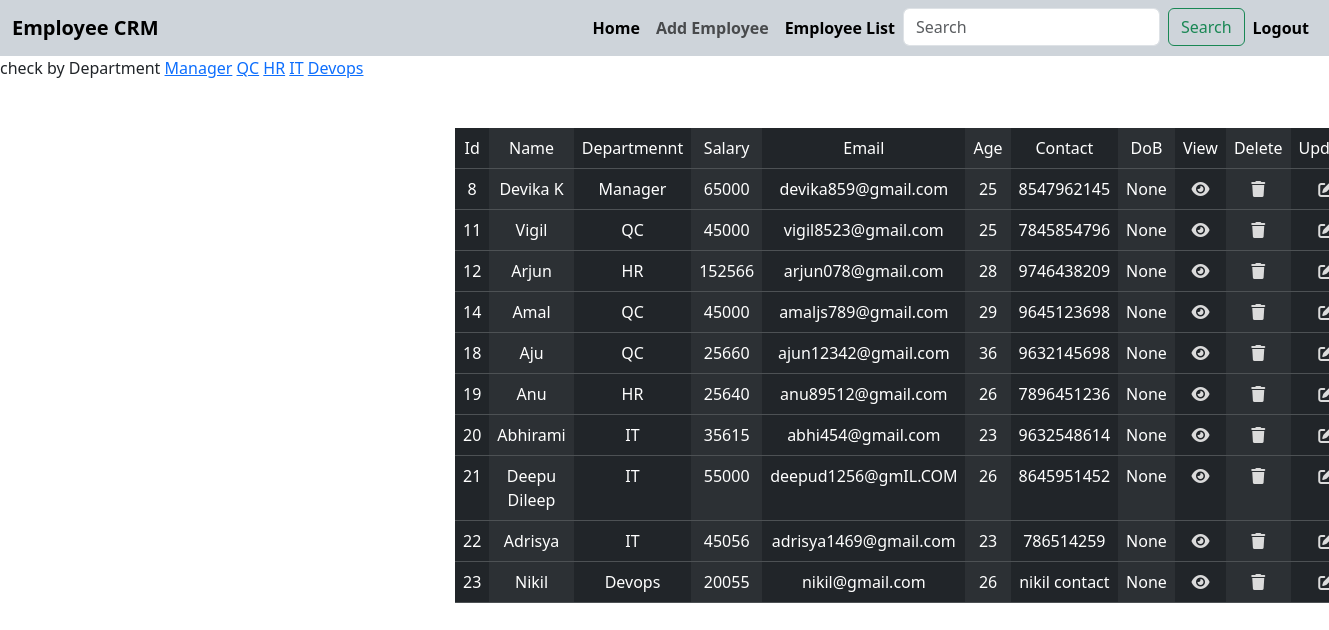
Screenshot of /employee/all (signed in) with the database file from the repository.
### crm/models.py (models this page shows, shortened)
class Employee(models.Model):
    name=models.CharField(max_length=100)
    department=models.CharField(max_length=100)
    salary=models.PositiveIntegerField()
    email=models.EmailField(unique=True)
    age=models.PositiveIntegerField()
    contact=models.CharField(max_length=200,null=True)
    profile_photo=models.ImageField(upload_to="images",null=True,blank=True)
    dob=models.DateField(null=True,blank=True)

### crm/views.py (the view, shortened to what this page needs)
# urls.py: path('employee/all',views.EmployeeListView.as_view(),name="emplist"),
@method_decorator(signin_required,name="dispatch")
class EmployeeListView(View):
    def get(self,request,*args,**kwargs):
        qs=Employee.objects.all()
        department=Employee.objects.all().values_list("department",flat=True).distinct()
        print(department)
        if "department"  in request.GET:
            dept=request.GET.get("department")
            qs=qs.filter(department__iexact=dept)
        return render(request,"emplist.html",{"data":qs,"department":department})

### crm/views.py (called while the page is built)
def signin_required(fn):
    def wrapper(request,*args,**kwargs):
        if not request.user.is_authenticated:
            messages.error(request,"invalid session")
            return redirect("login")
        else:
            return fn(request,*args,**kwargs)
    return wrapper

### crm/templates/emplist.html
{%extends 'base.html'%}
{%block body_block%}
<div>
    check by Department
    {%for dep in department%}
    <a href="{%url 'emplist'%}?department={{dep}}">{{dep}}</a>
    {%endfor%}
</div>
<section class="emp_list">
    <div class="employe_add">
        <div class="container-fluid text-center">
            <div class="row mt-5 ">
                <div class="col-4"></div>
                <div class="col-4">
                    <table class="table table-dark  table-striped-columns">
           <tr>
                            <td>Id</td>
                            <td>Name</td>
                            <td>Departmennt</td>
                            <td>Salary</td>
                            <td>Email</td>
                            <td>Age</td>
                            <td>Contact</td>
                            <td>DoB</td>
                            <td> View </td>
                            <td> Delete </td>
                            <td>Update</td>
                        </tr>
                        {%for empdata in data%}
                        <tr>
                            <td>{{empdata.id}}</td>
                            <td>{{empdata.name}}</td>
                            <td>{{empdata.department}}</td>
                            <td>{{empdata.salary}}</td>
                            <td>{{empdata.email}}</td>
                            <td>{{empdata.age}}</td>
                            <td>{{empdata.contact}}</td>
                            <td>{{empdata.dob}}</td>
                            <div>
                                <td>
                                    <a href="{%url 'empdetail' empdata.id%}"><i class="fa-solid fa-eye" style="color: #dbdbdb;"></i></a>
                                </td>
                                <td>
                                    <a href="{%url 'deleteemp' empdata.id%}"><i class="fa-solid fa-trash" style="color: #dbdbdb;"></i></a>
                                </td>
                                <td>
                                    <a href="{%url 'updateemp' empdata.id%}"><i class="fa-solid fa-pen-to-square" style="color: #dbdbdb;"></i></a>
                                </td>
                            </div>
                        </tr>
                        {%endfor%}
                    </table>
                </div>
            </div>
        </div>
    </div>
    {%endblock%}

### crm/templates/base.html (shortened to what this page needs)
<!DOCTYPE html>
{%load static%}
<html lang="en">
<head>
    <link href="https://cdn.jsdelivr.net/npm/bootstrap@5.3.2/dist/css/bootstrap.min.css" rel="stylesheet"
>
    <link rel="stylesheet" href="https://cdnjs.cloudflare.com/ajax/libs/font-awesome/6.4.2/css/all.min.css"
 />
        <link rel="stylesheet" href="{%static 'css/style.css'%}">
</head>
<body>
    <nav class="navbar navbar-expand-lg bg-dark-subtle text-dark fw-bold">
        <div class="container-fluid">
            <a class="navbar-brand" href="#">Employee CRM</a>
            <div class="collapse navbar-collapse" id="navbarSupportedContent">
                <ul class="navbar-nav ms-auto mb-2 mb-lg-0">
                    <li class="nav-item">
                        <a class="nav-link active" aria-current="page" href="{%url 'home'%}">Home</a>
                    </li>
                    <li class="nav-item">
                        <a class="nav-link" href="{%url 'emp-add'%}">Add Employee</a>
                    </li>
                    <li class="nav-item">
                        <a class="nav-link active" aria-current="page" href="{%url 'emplist'%}"><strong>Employee
                                List</strong></a>
                    </li>
                <li>
                    <form class="d-flex" role="search">
                        <input class="form-control me-2" type="search" placeholder="Search" aria-label="Search">
                        <button class="btn btn-outline-success" type="submit">Search</button>
                    </form>
                </li>
                <li class="nav-item">
                    <a class="nav-link active" aria-current="page" href="{%url 'signout'%}">Logout</a>
                </li>
                </ul>
            </div>
        </div>
    </nav>
    {%block body_block%}
    {%endblock%}
</body>
</html>

### rows the page displays
Employee: id "8", name "Devika K", department "Manager", salary "65000", email "devika859@gmail.com", age "25", contact "8547962145", dob "None"
Employee: id "11", name "Vigil", department "QC", salary "45000", email "vigil8523@gmail.com", age "25", contact "7845854796", dob "None"
Employee: id "12", name "Arjun", department "HR", salary "152566", email "arjun078@gmail.com", age "28", contact "9746438209", dob "None"
Employee: id "14", name "Amal", department "QC", salary "45000", email "amaljs789@gmail.com", age "29", contact "9645123698", dob "None"
Employee: id "18", name "Aju", department "QC", salary "25660", email "ajun12342@gmail.com", age "36", contact "9632145698", dob "None"
Employee: id "19", name "Anu", department "HR", salary "25640", email "anu89512@gmail.com", age "26", contact "7896451236", dob "None"
Employee: id "20", name "Abhirami", department "IT", salary "35615", email "abhi454@gmail.com", age "23", contact "9632548614", dob "None"
Employee: id "21", name "Deepu Dileep", department "IT", salary "55000", email "deepud1256@gmIL.COM", age "26", contact "8645951452", dob "None"
Employee: id "22", name "Adrisya", department "IT", salary "45056", email "adrisya1469@gmail.com", age "23", contact "786514259", dob "None"
Employee: id "23", name "Nikil", department "Devops", salary "20055", email "nikil@gmail.com", age "26", contact "nikil contact", dob "None"

### other values shown
{{ dep }} "Manager" "QC" "HR" "IT" "Devops"
